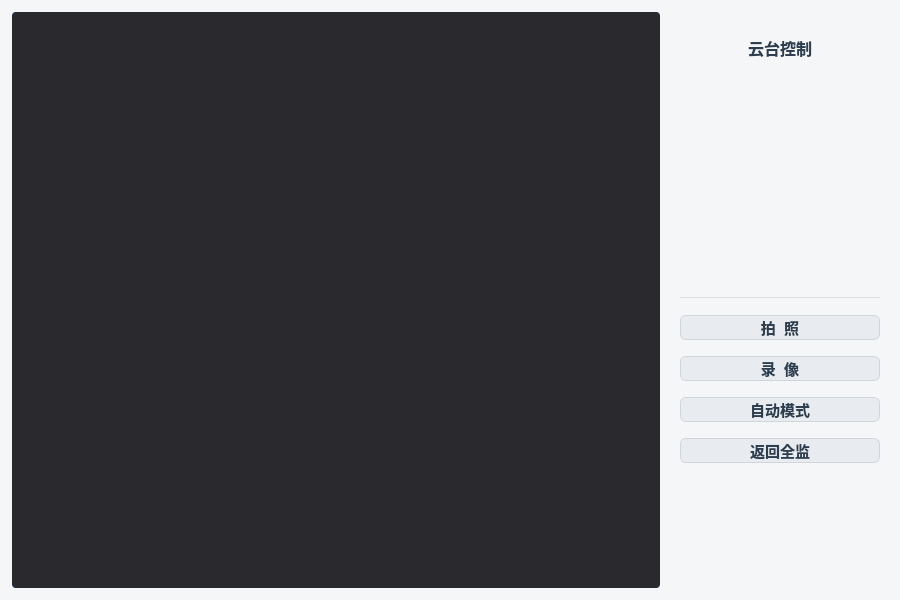
<?xml version="1.0" encoding="UTF-8"?>
<ui version="4.0">
 <class>MonitorWidget</class>
 <widget class="QWidget" name="MonitorWidget">
  <property name="geometry">
   <rect>
    <x>0</x>
    <y>0</y>
    <width>900</width>
    <height>600</height>
   </rect>
  </property>
  <property name="styleSheet">
   <string notr="true">background-color: #f5f6f8;</string>
  </property>
  <layout class="QHBoxLayout" name="rootLayout">
   <property name="leftMargin">
    <number>12</number>
   </property>
   <property name="topMargin">
    <number>12</number>
   </property>
   <property name="rightMargin">
    <number>12</number>
   </property>
   <property name="bottomMargin">
    <number>12</number>
   </property>
   <property name="spacing">
    <number>12</number>
   </property>
   <!-- Left: Video Display (70%) -->
   <item>
    <widget class="QWidget" name="videoContainer" native="true">
     <property name="styleSheet">
      <string notr="true">background-color: #2a2a2e; border: 2px solid #4a90d9; border-radius: 4px;</string>
     </property>
     <layout class="QVBoxLayout" name="videoLayout">
      <property name="leftMargin">
       <number>0</number>
      </property>
      <property name="topMargin">
       <number>0</number>
      </property>
      <property name="rightMargin">
       <number>0</number>
      </property>
      <property name="bottomMargin">
       <number>0</number>
      </property>
      <item>
       <widget class="QLabel" name="videoLabel">
        <property name="text">
         <string/>
        </property>
        <property name="alignment">
         <set>Qt::AlignCenter</set>
        </property>
        <property name="styleSheet">
         <string notr="true">background-color: #2a2a2e; border: none;</string>
        </property>
        <property name="sizePolicy">
         <sizepolicy hsizetype="Expanding" vsizetype="Expanding">
          <horstretch>0</horstretch>
          <verstretch>0</verstretch>
         </sizepolicy>
        </property>
       </widget>
      </item>
     </layout>
    </widget>
   </item>
   <!-- Right: Control Panel (30%) -->
   <item>
    <widget class="QWidget" name="ctrlPanel" native="true">
     <property name="minimumWidth">
      <number>220</number>
     </property>
     <property name="maximumWidth">
      <number>300</number>
     </property>
     <property name="styleSheet">
      <string notr="true">background: transparent;</string>
     </property>
     <layout class="QVBoxLayout" name="ctrlLayout">
      <property name="leftMargin">
       <number>8</number>
      </property>
      <property name="topMargin">
       <number>20</number>
      </property>
      <property name="rightMargin">
       <number>8</number>
      </property>
      <property name="spacing">
       <number>16</number>
      </property>
      <property name="alignment">
       <set>Qt::AlignCenter</set>
      </property>
      <!-- PTZ Title -->
      <item alignment="Qt::AlignCenter">
       <widget class="QLabel" name="ptzTitle">
        <property name="text">
         <string>云台控制</string>
        </property>
        <property name="styleSheet">
         <string notr="true">font-size: 16px; font-weight: bold; color: #2c3e50; padding: 4px; background: transparent;</string>
        </property>
        <property name="alignment">
         <set>Qt::AlignCenter</set>
        </property>
       </widget>
      </item>
      <!-- PTZ Directional Pad (custom widget - added in code) -->
      <item alignment="Qt::AlignCenter">
       <widget class="QWidget" name="ptzPlaceholder" native="true">
        <property name="minimumSize">
         <size>
          <width>200</width>
          <height>200</height>
         </size>
        </property>
        <property name="maximumSize">
         <size>
          <width>260</width>
          <height>260</height>
         </size>
        </property>
       </widget>
      </item>
      <!-- Separator -->
      <item>
       <widget class="QFrame" name="separator">
        <property name="frameShape">
         <enum>QFrame::HLine</enum>
        </property>
        <property name="styleSheet">
         <string notr="true">color: #dce0e6; background: transparent;</string>
        </property>
       </widget>
      </item>
      <!-- Function Buttons -->
      <item>
       <widget class="QPushButton" name="snapBtn">
        <property name="text">
         <string>拍  照</string>
        </property>
        <property name="minimumHeight">
         <number>44</number>
        </property>
        <property name="cursor">
         <cursorShape>PointingHandCursor</cursorShape>
        </property>
        <property name="styleSheet">
         <string notr="true">QPushButton {
  background-color: #e8ecf0;
  color: #2c3e50;
  border: 1px solid #d0d5db;
  border-radius: 6px;
  font-size: 15px;
  font-weight: bold;
}
QPushButton:hover {
  background-color: #dce0e6;
  border-color: #b8bfc7;
}
QPushButton:pressed {
  background-color: #d0d5db;
}</string>
        </property>
       </widget>
      </item>
      <item>
       <widget class="QPushButton" name="recordBtn">
        <property name="text">
         <string>录  像</string>
        </property>
        <property name="minimumHeight">
         <number>44</number>
        </property>
        <property name="cursor">
         <cursorShape>PointingHandCursor</cursorShape>
        </property>
        <property name="styleSheet">
         <string notr="true">QPushButton {
  background-color: #e8ecf0;
  color: #2c3e50;
  border: 1px solid #d0d5db;
  border-radius: 6px;
  font-size: 15px;
  font-weight: bold;
}
QPushButton:hover {
  background-color: #dce0e6;
  border-color: #b8bfc7;
}
QPushButton:pressed {
  background-color: #d0d5db;
}</string>
        </property>
       </widget>
      </item>
      <item>
       <widget class="QPushButton" name="autoBtn">
        <property name="text">
         <string>自动模式</string>
        </property>
        <property name="minimumHeight">
         <number>44</number>
        </property>
        <property name="cursor">
         <cursorShape>PointingHandCursor</cursorShape>
        </property>
        <property name="styleSheet">
         <string notr="true">QPushButton {
  background-color: #e8ecf0;
  color: #2c3e50;
  border: 1px solid #d0d5db;
  border-radius: 6px;
  font-size: 15px;
  font-weight: bold;
}
QPushButton:hover {
  background-color: #dce0e6;
  border-color: #b8bfc7;
}
QPushButton:pressed {
  background-color: #d0d5db;
}</string>
        </property>
       </widget>
      </item>
      <item>
       <widget class="QPushButton" name="fullBtn">
        <property name="text">
         <string>返回全监</string>
        </property>
        <property name="minimumHeight">
         <number>44</number>
        </property>
        <property name="cursor">
         <cursorShape>PointingHandCursor</cursorShape>
        </property>
        <property name="styleSheet">
         <string notr="true">QPushButton {
  background-color: #e8ecf0;
  color: #2c3e50;
  border: 1px solid #d0d5db;
  border-radius: 6px;
  font-size: 15px;
  font-weight: bold;
}
QPushButton:hover {
  background-color: #dce0e6;
  border-color: #b8bfc7;
}
QPushButton:pressed {
  background-color: #d0d5db;
}</string>
        </property>
       </widget>
      </item>
      <item>
       <spacer name="ctrlBottomSpacer">
        <property name="orientation">
         <enum>Qt::Vertical</enum>
        </property>
        <property name="sizeHint" stdset="0">
         <size>
          <width>20</width>
          <height>20</height>
         </size>
        </property>
       </spacer>
      </item>
     </layout>
    </widget>
   </item>
  </layout>
 </widget>
 <resources/>
 <connections/>
</ui>
